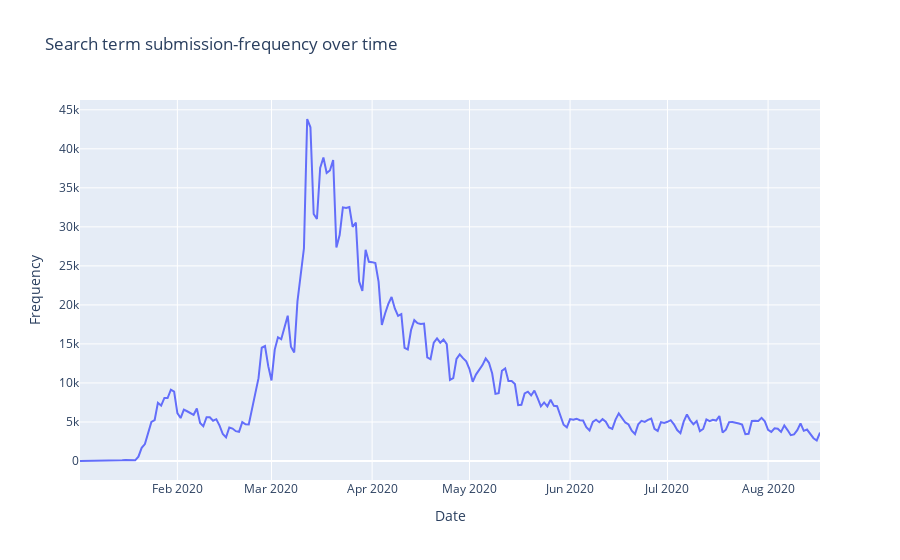

The cell this chart's notebook holds for it:
### Code cell
fig = px.line(submissions_counts, x="key", y="doc_count", title="Search term submission-frequency over time", labels = {"key":"Date", "doc_count": "Frequency"})
fig.show()

### Figure 1 — Plotly figure (JSON) as saved in the notebook; plotly's stock layout.template omitted (floating-point values rounded to 4 significant figures; data arrays with more than 128 entries replaced by an {"elided": "..."} marker saying what was removed)
{"data": [{"hovertemplate": "Date=%{x}<br>Frequency=%{y}<extra></extra>", "legendgroup": "", "line": {"color": "#636efa", "dash": "solid"}, "mode": "lines", "name": "", "orientation": "v", "showlegend": false, "type": "scatter", "x": {"elided": "229 str values"}, "xaxis": "x", "y": {"elided": "229 int values"}, "yaxis": "y"}], "layout": {"autosize": true, "legend": {"tracegroupgap": 0}, "title": {"text": "Search term submission-frequency over time"}, "xaxis": {"anchor": "y", "autorange": true, "domain": [0, 1], "range": ["2020-01-02", "2020-08-17"], "title": {"text": "Date"}, "type": "date"}, "yaxis": {"anchor": "x", "autorange": true, "domain": [0, 1], "range": [-2434.0, 46260.0], "title": {"text": "Frequency"}, "type": "linear"}}}
